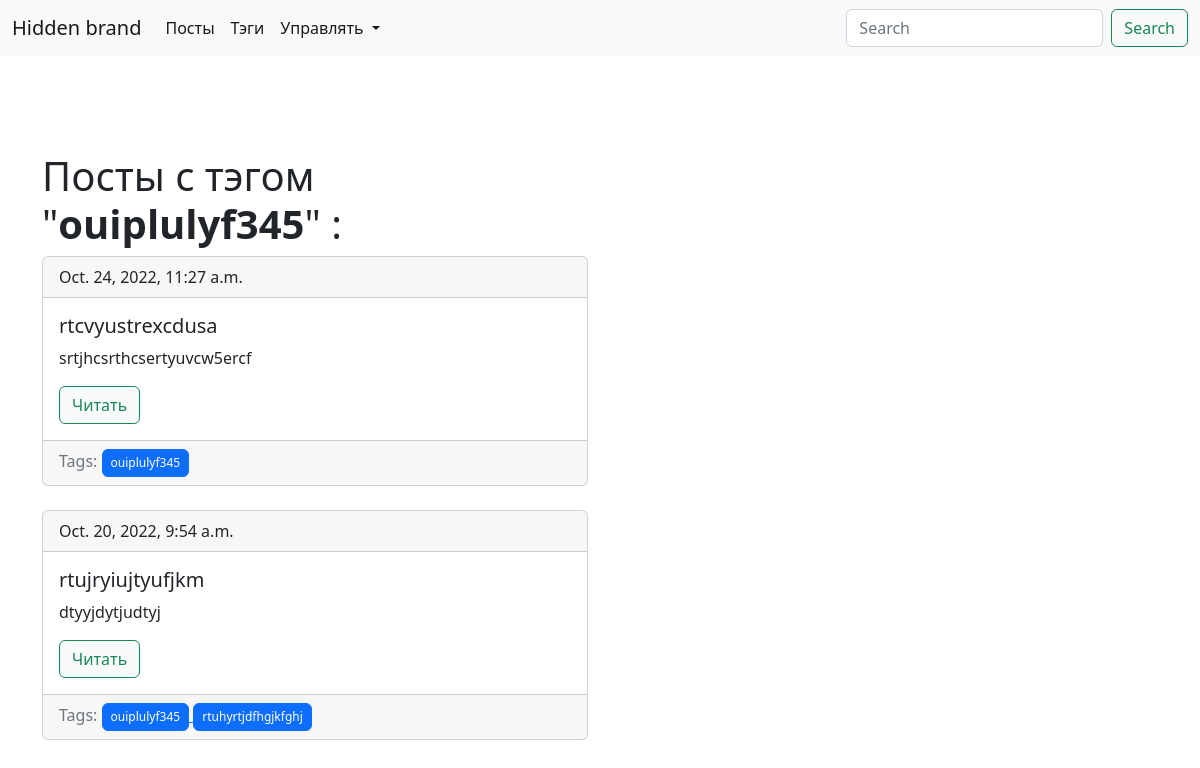
The page /blog/tag=33ff46aadc67a3a6321cda8f43f69632 on the database its author committed.
### blog/models.py (models this page shows, shortened)
class BaseBlogObject(models.Model):
    title = models.CharField(max_length=150, db_index=True, unique=True)
    instance_id = models.CharField(max_length=16, unique=True, null=True)
    singular_obj_name = 'объект'
    plural_obj_name = 'объекты'
    class Meta:
        abstract = True
    def __str__(self):
        return self.title
    def get_absolute_url(self):
        url = self.__class__.__name__.lower() + '_detail_url'
        logger.info(f"{url=}")
        return reverse(url, kwargs={'instance_id': self.instance_id})
    @classmethod
    def get_create_url(cls):
        create_url = cls.__name__.lower() + '_create_url'
        logger.info(f"{create_url=}")
        return reverse(create_url)
    def get_update_url(self):
        url = self.__class__.__name__.lower() + '_update_url'
        logger.info(f"{url=}")
        return reverse(url, kwargs={'instance_id': self.instance_id})
    def get_delete_url(self):
        url = self.__class__.__name__.lower() + '_delete_url'
        logger.info(f"{url=}")
        return reverse(url, kwargs={'instance_id': self.instance_id})

class Tag(BaseBlogObject):
    title = models.CharField(max_length=50, unique=True)
    instance_id = models.CharField(max_length=16, unique=True, null=True)
    singular_obj_name = 'тэг'
    plural_obj_name = 'тэги'
    class Meta:
        ordering = ['title']

class Post(BaseBlogObject):
    title = models.CharField(max_length=150, db_index=True, unique=True)
    instance_id = models.CharField(max_length=16, unique=True, null=True)
    body = models.TextField(blank=True, db_index=True)
    date_pub = models.DateTimeField(auto_now_add=True)
    tags = models.ManyToManyField('Tag', blank=True, related_name='posts')
    singular_obj_name = 'пост'
    plural_obj_name = 'посты'
    class Meta:
        ordering = ['-date_pub']

### blog/views.py (the view)
# urls.py: path('tag=<str:instance_id>', TagDetail.as_view(), name='tag_detail_url'),
class TagDetail(TagMixin, ObjectDetailMixin, View):
    template = 'blog/tag_detail.html'

### blog/utils.py (called while the page is built)
    def get(self, request, instance_id):
        instance = get_object_or_404(self.model, instance_id__iexact=instance_id)
        logger.info(f"{instance=}")
        return render(request, self.template, context={'instance': instance, 'model': self.model})

### blog/templates/blog/tag_detail.html (shortened to what this page needs)
{% extends 'base_blog.html' %}
{% block content %}
    <h1 class="mt-5">
        Посты с тэгом "<b>{{ instance.title }}</b>" :
    </h1>
    {% for post in instance.posts.all %}
        {% include 'blog/includes/post_card.html' %}
    {% endfor %}
{% endblock %}

### blog/templates/blog/includes/post_card.html
<div class="card mb-4">
  <div class="card-header">
    {{ post.date_pub }}
  </div>
  <div class="card-body">
    <h5 class="card-title">{{ post.title }}</h5>
    <p class="card-text">{{ post.body|truncatewords:15 }}</p>
    <a href="{{ post.get_absolute_url }}" class="btn btn-light btn-outline-success">Читать</a>
  </div>
    <div class="card-footer text-muted">
    Tags:
      {% for tag in post.tags.all %}
      <a href="{{ tag.get_absolute_url }}">
        <button type="button" class="btn btn-primary"
        style="--bs-btn-padding-y: .25rem; --bs-btn-padding-x: .5rem; --bs-btn-font-size: .75rem;">{{ tag.title }}</button>
      </a>
      {% endfor %}
  </div>
</div>

### rows shown on the page
Tag: title "ouiplulyf345"
Post: date_pub "Oct. 24, 2022, 11:27 a.m.", title "rtcvyustrexcdusa", body "srtjhcsrthcsertyuvcw5ercf"
Post: date_pub "Oct. 20, 2022, 9:54 a.m.", title "rtujryiujtyufjkm", body "dtyyjdytjudtyj"
Tag: title "rtuhyrtjdfhgjkfghj"
